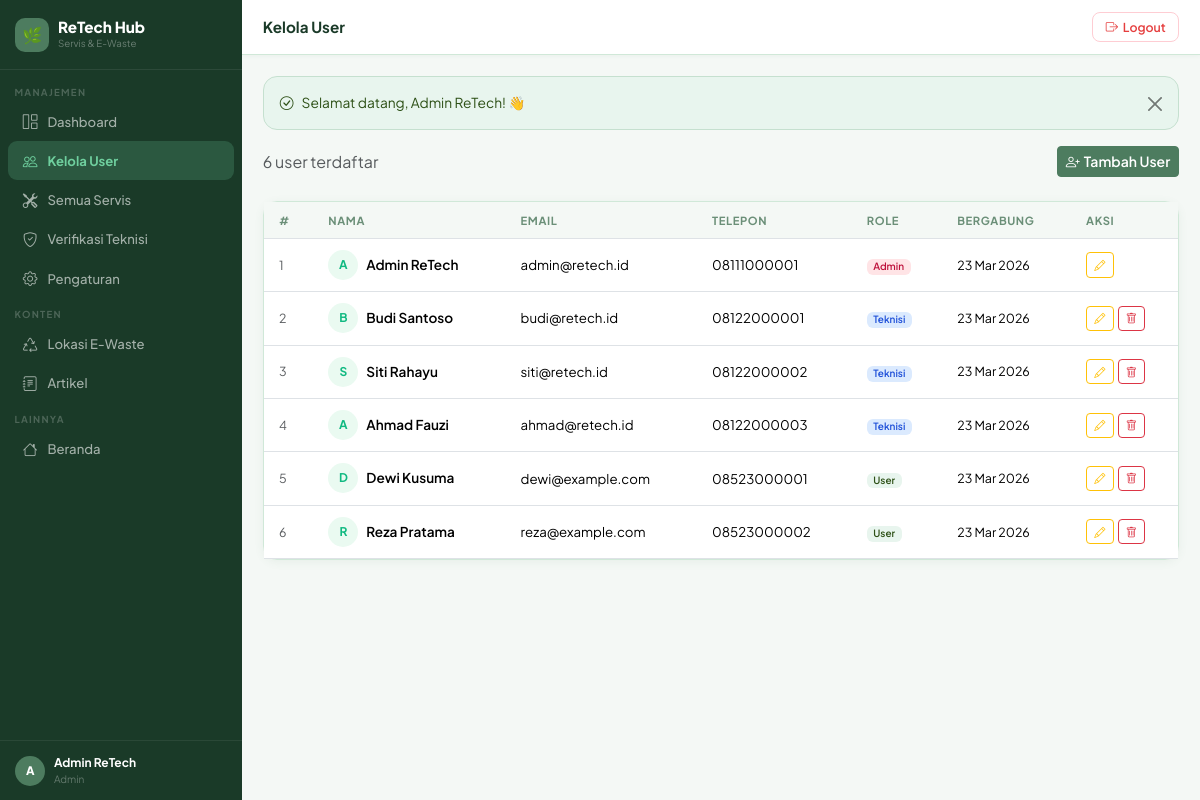
Screenshot of /admin/users/index.php (signed in) with the database file from the repository.
### tables this page shows
CREATE TABLE IF NOT EXISTS users (
    id INT AUTO_INCREMENT PRIMARY KEY,
    name VARCHAR(255) NOT NULL,
    email VARCHAR(255) UNIQUE NOT NULL,
    password VARCHAR(255) NOT NULL,
    role ENUM('user','technician','admin') DEFAULT 'user',
    phone VARCHAR(20) NULL,
    address TEXT NULL,
    latitude DECIMAL(10,7) NULL,    
    longitude DECIMAL(10,7) NULL,
    created_at TIMESTAMP DEFAULT CURRENT_TIMESTAMP,
    updated_at TIMESTAMP DEFAULT CURRENT_TIMESTAMP ON UPDATE CURRENT_TIMESTAMP
);

### admin/users/index.php (the view, shortened to what this page needs)
<?php
require_once __DIR__ . '/../../includes/functions.php';
require_once __DIR__ . '/../../includes/layout.php';
$pdo = getDB();
$users = $pdo->query("SELECT * FROM users ORDER BY created_at DESC")->fetchAll();
pageHeader('Kelola User','Kelola User');
?>
<div class="d-flex justify-content-between align-items-center mb-4">
    <p class="text-muted mb-0"><?= count($users) ?> user terdaftar</p>
    <a href="create.php" class="btn btn-primary btn-sm"><i class="bi bi-person-plus me-1"></i>Tambah User</a>
</div>
<div class="card">
    <div class="table-responsive">
        <table class="table mb-0">
            <thead><tr><th>#</th><th>Nama</th><th>Email</th><th>Telepon</th><th>Role</th><th>Bergabung</th><th>Aksi</th></tr></thead>
            <tbody>
            <?php foreach($users as $i=>$u): ?>
                <tr>
                    <td class="text-muted" style="font-size:.78rem;"><?= $i+1 ?></td>
                    <td>
                        <div class="d-flex align-items-center gap-2">
                            <div style="width:30px;height:30px;background:#EAFAF1;color:#10B981;border-radius:50%;display:flex;align-items:center;justify-content:center;font-weight:700;font-size:.75rem;flex-shrink:0;">
                                <?= strtoupper(substr($u['name'],0,1)) ?>
                            </div>
                            <span style="font-size:.85rem;font-weight:600;"><?= e($u['name']) ?></span>
                        </div>
                    </td>
                    <td style="font-size:.83rem;"><?= e($u['email']) ?></td>
                    <td style="font-size:.83rem;"><?= e($u['phone'] ?? '-') ?></td>
                    <td>
                        <?php if($u['role']==='admin'): ?><span class="badge bg-danger">Admin</span>
                        <?php elseif($u['role']==='technician'): ?><span class="badge bg-info">Teknisi</span>
                        <?php else: ?><span class="badge bg-success">User</span><?php endif; ?>
                    </td>
                    <td style="font-size:.78rem;"><?= date('d M Y', strtotime($u['created_at'])) ?></td>
                    <td>
                        <div class="d-flex gap-1">
                            <a href="edit.php?id=<?= $u['id'] ?>" class="btn btn-sm btn-outline-warning" style="font-size:.7rem;padding:.2rem .45rem;"><i class="bi bi-pencil"></i></a>
                            <?php if($u['id'] !== $_SESSION['user_id']): ?>
                            <form method="POST" action="delete.php" onsubmit="return confirm('Hapus user <?= e($u['name']) ?>?')">
                                <button class="btn btn-sm btn-outline-danger" style="font-size:.7rem;padding:.2rem .45rem;"><i class="bi bi-trash"></i></button>
                            </form>
                            <?php endif; ?>
                        </div>
                    </td>
                </tr>
            <?php endforeach; ?>
            </tbody>
        </table>
    </div>
</div>
<?php pageFooter(); ?>

### includes/layout.php (shortened to what this page needs)
<?php
function pageHeader(string $title = 'Dashboard', string $pageTitle = ''): void {
    $user   = currentUser();
    $role   = $_SESSION['user_role'] ?? '';
    $active = $_SERVER['PHP_SELF'];
    $base   = BASE_URL;
?>
<!DOCTYPE html>
<html lang="id">
<head>
    <link href="https://cdn.jsdelivr.net/npm/bootstrap@5.3.2/dist/css/bootstrap.min.css" rel="stylesheet">
    <link href="https://cdn.jsdelivr.net/npm/bootstrap-icons@1.11.3/font/bootstrap-icons.min.css" rel="stylesheet">
</head>
<body>
<aside class="sidebar" id="sidebar">
    <div class="sb-brand">
        <div class="lbox">🌿</div>
        <div>
            <div class="bname">ReTech Hub</div>
            <div class="bsub">Servis &amp; E-Waste</div>
        </div>
    </div>
    <nav class="sb-nav">
        <?php if ($role === 'admin'): ?>
            <div class="sb-sec">Manajemen</div>
            <a href="<?= $base ?>/admin/dashboard.php" <?= str_contains($active,'admin/dashboard') ? 'class="active"' : '' ?>><i class="bi bi-grid-1x2"></i> Dashboard</a>
            <a href="<?= $base ?>/admin/users/index.php" <?= str_contains($active,'admin/users') ? 'class="active"' : '' ?>><i class="bi bi-people"></i> Kelola User</a>
            <a href="<?= $base ?>/admin/services.php" <?= str_contains($active,'admin/services') ? 'class="active"' : '' ?>><i class="bi bi-tools"></i> Semua Servis</a>
            <a href="<?= $base ?>/admin/technician_verify.php" <?= str_contains($active,'technician_verify') ? 'class="active"' : '' ?>><i class="bi bi-shield-check"></i> Verifikasi Teknisi</a>
            <a href="<?= $base ?>/admin/settings.php" <?= str_contains($active,'admin/settings') ? 'class="active"' : '' ?>><i class="bi bi-gear"></i> Pengaturan</a>
            <div class="sb-sec">Konten</div>
            <a href="<?= $base ?>/admin/ewaste/index.php" <?= str_contains($active,'admin/ewaste') ? 'class="active"' : '' ?>><i class="bi bi-recycle"></i> Lokasi E-Waste</a>
            <a href="<?= $base ?>/admin/articles/index.php" <?= str_contains($active,'admin/articles') ? 'class="active"' : '' ?>><i class="bi bi-journal-text"></i> Artikel</a>
        <?php endif; ?>
        <div class="sb-sec">Lainnya</div>
        <a href="<?= $base ?>/index.php"><i class="bi bi-house"></i> Beranda</a>
    </nav>
    <?php if ($user): ?>
    <div class="sb-user">
        <div class="av"><?= strtoupper(substr($user['name'] ?? 'U', 0, 1)) ?></div>
        <div>
            <div class="un"><?= htmlspecialchars($user['name'] ?? '') ?></div>
            <div class="ur"><?= ucfirst($role) ?></div>
        </div>
    </div>
    <?php endif; ?>
</aside>
<div class="main">
    <div class="topbar">
        <div class="d-flex align-items-center gap-2">
            <span class="ptitle"><?= htmlspecialchars($pageTitle ?: $title) ?></span>
        </div>
        <form method="POST" action="<?= $base ?>/logout.php" class="m-0">
            <button type="submit" class="btn-lo">
                <i class="bi bi-box-arrow-right"></i> Logout
            </button>
        </form>
    </div>
    <div class="page-body">
<?php
}
function pageFooter(): void {
    echo '</div></div>';
    echo '</body></html>';
}

### includes/layout.php (style rules this page uses)
:root { --sage: #4D7C5F; --sage-dk: #2D5016; --sage-lt: #E8F5EE; --sage-md: #C5E0CF; --mint: #6FCF9E; --forest: #1A3A28; --cream: #FAFDF8; --sand: #F4F8F5; --border: #D0E8D8; --txt: #1A3A28; --muted: #6B8F78; --white: #FFFFFF; --shadow: 0 2px 10px rgba(77,124,95,.08); --r: 14px; }
* { font-family: 'Plus Jakarta Sans', sans-serif; box-sizing: border-box; }
body { background: var(--sand); color: var(--txt); margin: 0; }
.sidebar { width: 242px; min-height: 100vh; background: var(--forest); position: fixed; top: 0; left: 0; z-index: 1000; display: flex; flex-direction: column; transition: transform .3s; }
.sb-brand { padding: 1.1rem .95rem; border-bottom: 1px solid rgba(255,255,255,.08); display: flex; align-items: center; gap: .55rem; }
.sb-brand .lbox { width: 34px; height: 34px; background: var(--sage); border-radius: 10px; display: flex; align-items: center; justify-content: center; font-size: 1rem; flex-shrink: 0; }
.sb-brand .bname { color: #fff; font-size: .95rem; font-weight: 800; line-height: 1.1; }
.sb-brand .bsub { color: rgba(255,255,255,.35); font-size: .61rem; }
.sb-nav { padding: .35rem 0; flex: 1; overflow-y: auto; }
.sb-sec { padding: .55rem .9rem .18rem; font-size: .6rem; font-weight: 700; text-transform: uppercase; letter-spacing: 1.3px; color: rgba(255,255,255,.22); }
.sb-nav a { display: flex; align-items: center; gap: .55rem; padding: .52rem .85rem; margin: .03rem .5rem; color: rgba(255,255,255,.6); text-decoration: none; font-size: .82rem; font-weight: 500; border-radius: 9px; transition: .15s; }
.sb-nav a i { font-size: .92rem; width: 17px; text-align: center; flex-shrink: 0; }
.sb-nav a.active { background: rgba(111,207,158,.2); color: var(--mint); font-weight: 700; }
.sb-nav a.active i { color: var(--mint); }
.sb-user { padding: .8rem .95rem; border-top: 1px solid rgba(255,255,255,.07); display: flex; align-items: center; gap: .55rem; }
.av { width: 30px; height: 30px; background: var(--sage); border-radius: 50%; display: flex; align-items: center; justify-content: center; color: #fff; font-weight: 800; font-size: .73rem; flex-shrink: 0; }
.un { color: #fff; font-size: .75rem; font-weight: 700; }
.ur { color: rgba(255,255,255,.32); font-size: .63rem; }
.main { margin-left: 242px; min-height: 100vh; }
.topbar { background: var(--white); padding: .78rem 1.3rem; border-bottom: 1px solid var(--border); display: flex; align-items: center; justify-content: space-between; position: sticky; top: 0; z-index: 100; box-shadow: 0 1px 4px rgba(77,124,95,.06); }
.ptitle { font-weight: 700; font-size: .95rem; color: var(--txt); margin: 0; }
.btn-lo { background: transparent; border: 1.5px solid #FECDD3; color: #E53E3E; border-radius: 8px; padding: .27rem .78rem; font-size: .77rem; font-weight: 600; cursor: pointer; transition: .15s; display: flex; align-items: center; gap: .3rem; }
.page-body { padding: 1.3rem; }
.card { border: 1px solid var(--border); border-radius: var(--r); box-shadow: var(--shadow); background: var(--white); }
.btn-primary, .btn-primary:focus { background: var(--sage); border-color: var(--sage); color: #fff; font-weight: 600; }
.table { font-size: .83rem; }
.table th { font-size: .7rem; text-transform: uppercase; letter-spacing: .6px; color: var(--muted); font-weight: 700; background: var(--sand); padding: .58rem .95rem; }
.table td { padding: .7rem .95rem; vertical-align: middle; }
.badge { font-weight: 600; border-radius: 6px; padding: .3em .65em; }
.bg-info { background: #DBEAFE !important; color: #1D4ED8 !important; }
.bg-success { background: var(--sage-lt) !important; color: var(--sage-dk) !important; }
.bg-danger { background: #FFE4E6 !important; color: #BE123C !important; }

### rows the page displays
users: name "A", name "Admin ReTech", email "admin@retech.id", phone "08111000001", role "Admin", created_at "23 Mar 2026"
users: name "B", name "Budi Santoso", email "budi@retech.id", phone "08122000001", role "Teknisi", created_at "23 Mar 2026"
users: name "S", name "Siti Rahayu", email "siti@retech.id", phone "08122000002", role "Teknisi", created_at "23 Mar 2026"
users: name "A", name "Ahmad Fauzi", email "ahmad@retech.id", phone "08122000003", role "Teknisi", created_at "23 Mar 2026"
users: name "D", name "Dewi Kusuma", email "dewi@example.com", phone "08523000001", role "User", created_at "23 Mar 2026"
users: name "R", name "Reza Pratama", email "reza@example.com", phone "08523000002", role "User", created_at "23 Mar 2026"

### other values shown
$role "Admin"
$pageTitle ?: $title "Kelola User"
$flash['msg'] "Selamat datang, Admin ReTech! 👋"
count($users) "6"
